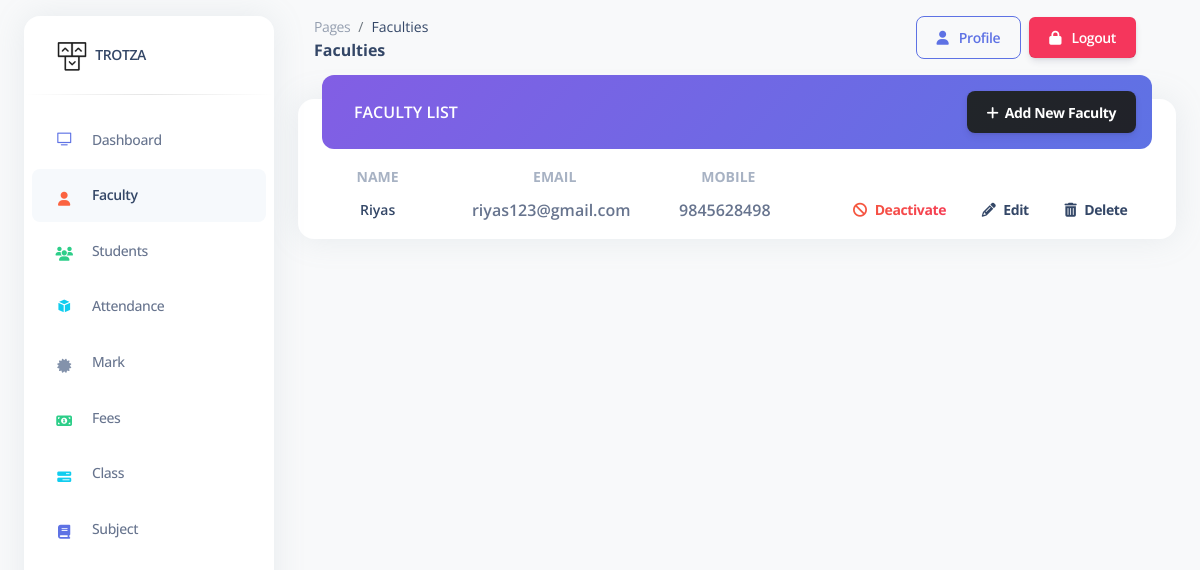
/admin/pages/faculty_list.php, run on the app's committed database.
### tables this page shows
CREATE TABLE `faculty_data` (
  `fid` int(11) NOT NULL,
  `name` varchar(100) NOT NULL,
  `email` varchar(100) NOT NULL,
  `mobile` bigint(20) NOT NULL
);

### admin/pages/faculty_list.php (the view, shortened to what this page needs)
<?php
include '../includes/connection.php';
?>
<!DOCTYPE html>
<html lang="en">
<head>
  <link href="../assets/css/nucleo-icons.css" rel="stylesheet" />
  <link href="../assets/css/nucleo-svg.css" rel="stylesheet" />
  <link href="../assets/css/nucleo-svg.css" rel="stylesheet" />
  <link id="pagestyle" href="../assets/css/argon-dashboard.css?v=2.0.4" rel="stylesheet" />
</head>
<body class="g-sidenav-show   bg-gray-100">
  <aside
    class="sidenav bg-white navbar navbar-vertical navbar-expand-xs border-0 border-radius-xl my-3 fixed-start ms-4"
    id="sidenav-main">
    <div class="sidenav-header">
      <a class="navbar-brand m-0" href=" https://demos.creative-tim.com/argon-dashboard/pages/dashboard.html "
        target="_blank">
        <img src="../assets/img/logo-ct-dark.png" class="navbar-brand-img h-100" alt="main_logo">
        <span class="ms-1 font-weight-bold">TROTZA</span>
      </a>
    </div>
    <hr class="horizontal dark mt-0">
    <div class="collapse navbar-collapse  w-auto " id="sidenav-collapse-main">
      <ul class="navbar-nav">
        <li class="nav-item">
          <a class="nav-link" href="dashboard.php">
            <div
              class="icon icon-shape icon-sm border-radius-md text-center me-2 d-flex align-items-center justify-content-center">
              <i class="ni ni-tv-2 text-primary text-sm opacity-10"></i>
            </div>
            <span class="nav-link-text ms-1">Dashboard</span>
          </a>
        </li>
        <li class="nav-item">
          <a class="nav-link active" href="faculty_list.php">
            <div
              class="icon icon-shape icon-sm border-radius-md text-center me-2 d-flex align-items-center justify-content-center">
              <i class="fa fa-user text-warning text-sm opacity-10"></i>
            </div>
            <span class="nav-link-text ms-1">Faculty</span>
          </a>
        </li>
        <li class="nav-item">
          <a class="nav-link " href="student_list.php">
            <div
              class="icon icon-shape icon-sm border-radius-md text-center me-2 d-flex align-items-center justify-content-center">
              <i class="fa fa-users text-success text-sm opacity-10"></i>
            </div>
            <span class="nav-link-text ms-1">Students</span>
          </a>
        </li>
        <li class="nav-item">
          <a class="nav-link " href="attendance.php">
            <div
              class="icon icon-shape icon-sm border-radius-md text-center me-2 d-flex align-items-center justify-content-center">
              <i class="ni ni-app text-info text-sm opacity-10"></i>
            </div>
            <span class="nav-link-text ms-1">Attendance</span>
          </a>
        </li>
        <li class="nav-item">
          <a class="nav-link " href="marks.php">
            <div
              class="icon icon-shape icon-sm border-radius-md text-center me-2 d-flex align-items-center justify-content-center">
              <i class="fa fa-certificate text-secondary text-sm opacity-10"></i>
            </div>
            <span class="nav-link-text ms-1">Mark</span>
          </a>
        </li>
        <li class="nav-item">
          <a class="nav-link " href="fees.php">
            <div
              class="icon icon-shape icon-sm border-radius-md text-center me-2 d-flex align-items-center justify-content-center">
              <i class="fa fa-money text-success text-sm opacity-10"></i>
            </div>
            <span class="nav-link-text ms-1">Fees</span>
          </a>
        </li>
        <li class="nav-item">
          <a class="nav-link " href="class.php">
            <div
              class="icon icon-shape icon-sm border-radius-md text-center me-2 d-flex align-items-center justify-content-center">
              <i class="fa fa-tasks text-info text-sm opacity-10"></i>
            </div>
            <span class="nav-link-text ms-1">Class</span>
          </a>
        </li>
        <li class="nav-item">
          <a class="nav-link " href="subject.php">
            <div
              class="icon icon-shape icon-sm border-radius-md text-center me-2 d-flex align-items-center justify-content-center">
              <i class="fa fa-book text-primary text-sm opacity-10"></i>
            </div>
            <span class="nav-link-text ms-1">Subject</span>
          </a>
        </li>
      </ul>
    </div>
  </aside>
  <main class="main-content position-relative border-radius-lg ">
    <nav class="navbar navbar-main navbar-expand-lg px-0 mx-4 shadow-none border-radius-xl " id="navbarBlur"
      data-scroll="false">
      <div class="container-fluid py-1 px-3">
        <nav aria-label="breadcrumb">
          <ol class="breadcrumb bg-transparent mb-0 pb-0 pt-1 px-0 me-sm-6 me-5">
            <li class="breadcrumb-item text-sm"><a class="opacity-5 text-dark" href="javascript:;">Pages</a></li>
            <li class="breadcrumb-item text-sm text-dark active" aria-current="page">Faculties</li>
          </ol>
          <h6 class="font-weight-bolder text-dark mb-0">Faculties</h6>
        </nav>
        <div class="collapse navbar-collapse mt-sm-0 mt-2 me-md-0 me-sm-4" id="navbar">
          <ul class="navbar-nav  ms-md-auto pe-md-3 d-flex align-items-center">
            <li class="nav-item d-flex align-items-center border-2">
              <button onclick="window.location.href='profile.php'"
                class="btn btn-outline-primary btn-md font-weight-bold  mb-0"><i
                  class="fa fa-user me-sm-1"></i>&nbsp;&nbsp;Profile</button>
            </li>
            <li class="nav-item d-flex align-items-center bg-danger mx-2 rounded">
              <button onclick="window.location.href='logout.php'" class="btn btn-md font-weight-bold text-white mb-0"><i
                  class="fa fa-lock me-sm-1"></i>&nbsp;&nbsp;Logout</button>
            </li>
          </ul>
        </div>
      </div>
    </nav>
    <div class="container-fluid py-4">
      <div class="row">
        <div class="col-12">
          <div class="card mb-4">
            <div class="card-header p-0 position-relative mt-n4 mx-4">
              <div class="d-flex justify-content-between bg-gradient-primary shadow-primary border-radius-lg p-3">
                <h6 class="text-white ps-3 pt-2 text-uppercase">Faculty List</h6>
                <button class="btn bg-gradient-dark m-0 toast-btn" type="button" data-toggle="modal"
                  data-target="#form"><i class="fas fa-plus"></i>&nbsp;&nbsp;Add New
                  Faculty</button>
              </div>
            </div>
            <div class="card-body px-0 pt-3 pb-2">
              <div class="table-responsive p-0">
                <table class="align-items-center mb-0 w-100 d-block d-md-table text-sm">
                  <thead>
                    <tr>
                      <th class="text-center text-uppercase text-secondary font-weight-bolder opacity-7"
                        style="width: 15%;">
                        Name</th>
                      <th class="text-center text-uppercase text-secondary font-weight-bolder opacity-7 ps-2"
                        style="width: 15%;">
                        Email</th>
                      <th class="text-center text-uppercase text-secondary font-weight-bolder opacity-7 ps-2 th-sm"
                        style="width: 15%;">
                        Mobile</th>
                      <th class="text-center text-uppercase text-secondary font-weight-bolder opacity-7"
                        style="width: 35%;">
                      </th>
                    </tr>
                  </thead>
                  <tbody>
                    <?php
                    $query = "SELECT * FROM faculty_data inner join login on faculty_data.fid=login.id and login.type='faculty' where login.status!=2";
                    $result = mysqli_query($conn, $query);
                    while ($row = mysqli_fetch_array($result)) {
                      ?>
                      <tr>
                        <td class="align-middle text-center">
                          <div class="d-flex flex-column ">
                            <h6 class="mb-0 text-sm">
                              <?php echo $row["name"]; ?>
                            </h6>
                          </div>
                        </td>
                        <td class="align-middle text-center">
                          <p class="font-weight-bold mb-0">
                            <?php echo $row["email"]; ?>
                          </p>
                        </td>
                        <td class="align-middle text-center">
                          <p class="font-weight-bold mb-0">
                            <?php echo $row["mobile"]; ?>
                          </p>
                        </td>
                        <td class="align-middle text-center">
                          <?php
                          if ($row["status"] == 1) {
                            ?>
                            <a class="btn btn-link text-danger text-gradient px-3 mb-0"
                              href="../includes/fdeactivate.php?id=<?php echo $row["fid"]; ?> & d=0">
                              <i class="fas fa-ban me-2"></i>Deactivate
                            </a>
                            <?php
                          }
                          ?>
                          <a class="btn btn-link text-dark px-3 mb-0" type="button" data-toggle="modal"
                            data-target="#edit" onclick="getData(<?php echo $row['fid']; ?>) "><i
                              class="fas fa-pencil-alt text-dark me-2"></i>Edit</a>
                          <a class="btn btn-link text-dark px-3 mb-0"
                            href="../includes/fdeactivate.php?id=<?php echo $row["fid"]; ?> & d=2"><i
                              class="fas fa-trash-alt text-dark me-2"></i>Delete</a>
                        </td>
                      </tr>
                      <?php
                    }
                    ?>
                  </tbody>
                </table>
              </div>
            </div>
          </div>
        </div>
      </div>
    </div>
  </main>
</body>
</html>

### admin/assets/css/nucleo-svg.css (style rules this page uses)
.icon { display: inline-block; color: #111111; height: 1em; width: 1em; }
.icon-sm { height: 0.8em; width: 0.8em; }
.icon { fill: currentColor; stroke: none; }

### data on the page
faculty_data: name "Riyas", email "riyas123@gmail.com", mobile "9845628498"
